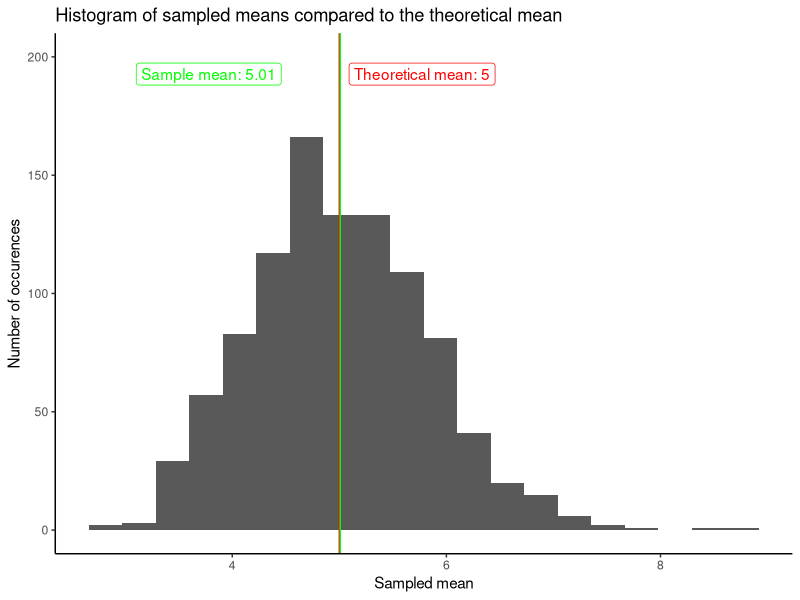
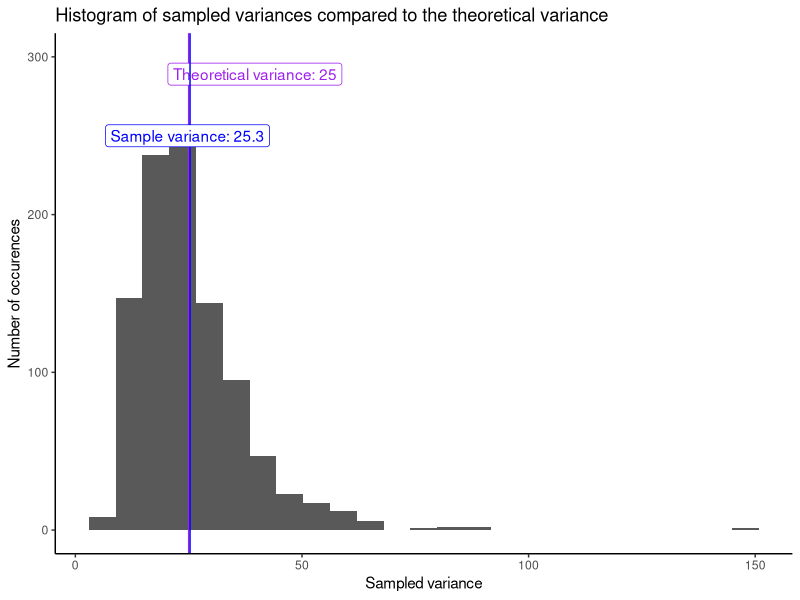
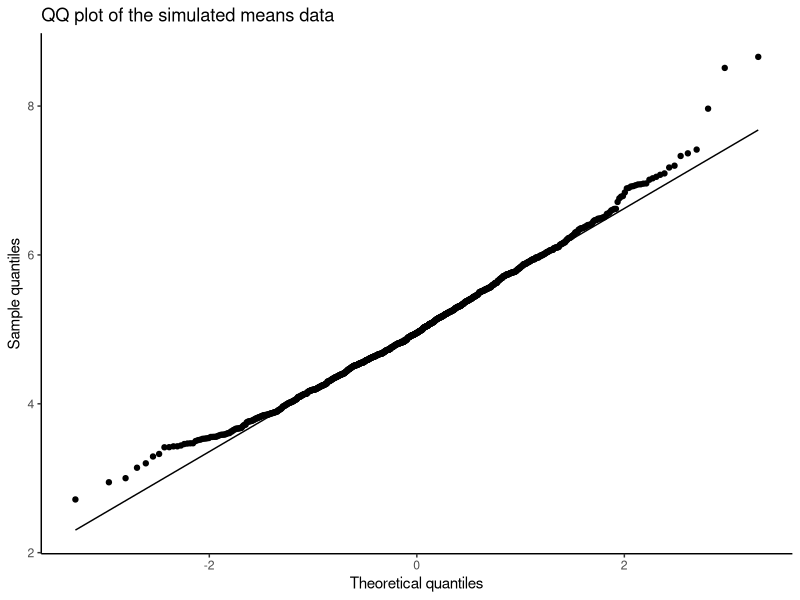

Reproduce these figures in R, in order. (Note: this script raises an error after producing the figures.)
## ---- chunk 1
library(ggrepel)
library(tidyverse)
## ---- chunk 2
set.seed(2612)
library(tidyverse)
library(ggrepel)
# given by the assignment
lambda <- 0.2
# number of exponential distributions to use in simulations
n_of_distributions <- 40
#number of simulations
number_of_simulations <- 1000 
#Running the simulations
simulations <- replicate(number_of_simulations, 
                         rexp(n_of_distributions, lambda))
glimpse(simulations)
## ---- chunk 3
theoretical_mean <- 1/lambda
paste0('Theoretical mean: ', theoretical_mean)
## ---- chunk 4
simluated_means <- apply(simulations, 2, mean)
mean_of_sampled_means <- mean(simluated_means)
paste0('Sample mean: ', mean_of_sampled_means)
## ---- chunk 5
ggplot() + 
  geom_histogram(aes(x = simluated_means), bins = 20) + 
  geom_vline(xintercept = theoretical_mean, color = 'red') + 
  geom_label_repel(aes(x = theoretical_mean + 1, y = 200, 
                 label = paste0('Theoretical mean: ', round(theoretical_mean,2))),
             color = 'red') +
  geom_vline(xintercept = mean_of_sampled_means, color = 'green') +
  geom_label_repel(aes(x = mean_of_sampled_means - 1, y = 200, 
                       label = paste0('Sample mean: ', round( mean_of_sampled_means,2))),
                   color = 'green') + 
  theme_classic() +
  labs(title = 'Histogram of sampled means compared to the theoretical mean',
       y = 'Number of occurences',
       x = 'Sampled mean')
## ---- chunk 6
theoretical_variance <- 1/(lambda^2)
paste0('Theoretical variance: ', theoretical_variance)
## ---- chunk 7
simulated_variances <- apply(simulations, 2, var)
mean_of_sampled_variances <- mean(simulated_variances)
paste0('Sample data variance: ', mean_of_sampled_variances)
## ---- chunk 8
ggplot() + 
  geom_histogram(aes(x = simulated_variances), bins = 25) + 
  geom_vline(xintercept = theoretical_variance, color = 'purple') + 
  geom_label_repel(aes(x = theoretical_variance + 20, y = 300, 
                 label = paste0('Theoretical variance: ', round(theoretical_variance,2))),
             color = 'purple') +
  geom_vline(xintercept = mean_of_sampled_variances, color = 'blue') +
  geom_label_repel(aes(x = mean_of_sampled_variances - 20, y = 250, 
                       label = paste0('Sample variance: ', round( mean_of_sampled_variances,2))),
                   color = 'blue') + 
  theme_classic() +
  labs(title = 'Histogram of sampled variances compared to the theoretical variance',
       y = 'Number of occurences',
       x = 'Sampled variance')
## ---- chunk 9
ggplot(data = data.frame(simluated_means),
       aes(sample = simluated_means)) +
  stat_qq() +
  stat_qq_line() +
  theme_classic() +
  labs(title = 'QQ plot of the simulated means data',
       x = 'Theoretical quantiles',
       y = 'Sample quantiles')
## ---- chunk 10
min_for_range <- min(simluated_means)
max_for_range <- max(simluated_means)
variance_of_means <- var(simluated_means)
ggplot() +
  stat_function(aes(x = simluated_means),
                fun = dnorm, n = 1000, args = list(mean = mean_of_sampled_means,
                                                   sd = sqrt(variance_of_means)),
                colour = 'black',
                size = 2)  +
  geom_density(aes(x = simluated_means),
               fill = 'orange',
               alpha = 0.5) +
  geom_label_repel(aes(x = mean_of_sampled_means,
                       y = 0.2,
                       label = 'Sampled means density'),
                   color = 'orange') +
  geom_label_repel(aes(x = mean_of_sampled_means, 
                       y = 0.6,
                       label = 'Normal distribution density')) + 
  labs(title = 'Normal distribution and sampled means densities',
       subtitle = 'Normal distribution and sample means distributions have the same parameters',
       x = 'Sampled means',
       y = 'Density')
## ---- chunk 11
library(datasets)
library(tidyverse)
library(magrittr)
library(boot)
library(glue)
data("ToothGrowth")
df <- ToothGrowth %>%
  as_tibble()
names(df) <- c('tooth_length', 'supplement_type', 'daily_dose')
# I personally dislike names like 'len' and 'supp' as it's easy to forget what they mean
glimpse(df)
summary(df)
## ---- chunk 12
ggplot(data = df, 
       aes(x =daily_dose, 
           y = tooth_length)) + 
  geom_boxplot(aes(fill = as_factor(daily_dose))) + 
  facet_grid(.~supplement_type) + 
  geom_point() + 
  theme_light() + 
  labs(title = 'Tooth Growth by supplement type and daily dose', 
       x = 'Daily dose', 
       y = 'Length of teeth', 
       fill = 'Daily dose')
## ---- chunk 13
mean_func <- function(i, x) {
  mean(x[i])
}
is_normal <- function(vector, reps = 1000) {
  boot_mean <- boot(vector, mean_func, reps)
  plot(boot_mean)
}
is_normal(df$tooth_length)
## ---- chunk 14
t.test(tooth_length ~ supplement_type, data = df, var.equal = F)
## ---- chunk 15
t.test(tooth_length ~ supplement_type, data = df %>% filter(daily_dose < 2), var.equal = F)
## ---- chunk 16
ggplot(data = df, 
       aes(x = as_factor(daily_dose), 
           y = tooth_length)) + 
  geom_boxplot(aes(fill = as_factor(daily_dose))) + 
  geom_point() + 
  theme_light() + 
  labs(title = 'Tooth Growth by supplement type and daily dose', 
       x = 'Daily dose', 
       y = 'Length of teeth', 
       fill = 'Daily dose')
## ---- chunk 17
number_of_resamples = 1000
data.frame(boot = 1:number_of_resamples) %>% # how many repetitions are needed?
    group_by(boot) %>%
    do(sample_n(df, nrow(df), replace = T)) %>% # resample with replacement
    mutate(daily_dose = as_factor(daily_dose)) %>% # turn daily dose into factor
    group_by(boot, daily_dose) %>% # group by iteration number and daily dose
    summarise(avg = mean(tooth_length), # find avg
              stdev = sd(tooth_length),
              n_samples = n()) %>%
  ggplot() + # plot
  geom_density(aes(x = avg, fill = daily_dose),
               alpha = 0.8) +
  theme_light() +
  labs(title = 'Densities of resampled means',
       subtitle = glue('Resampled {number_of_resamples} times'),
       x = 'Average tooth growth',
       y = 'Density',
       fill = 'Daily dose')
